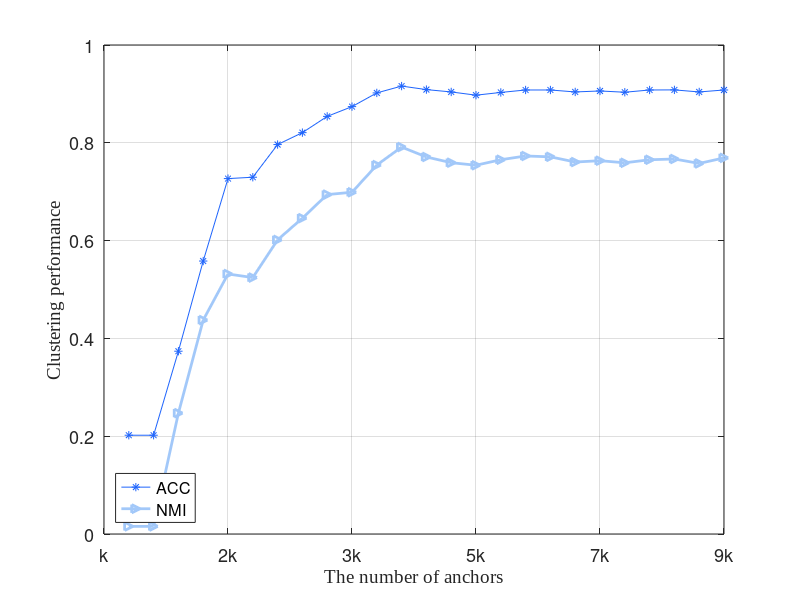

The MATLAB source for this figure:
clear;
clc;
% load('NGs222.mat')
%num=1:25;
num=1:25;
%num=['k','2k','3k','5k','7k','9k','10k'];
  optimal=[0.202000000000000,0.202000000000000,0.373800000000000,0.558200000000000,0.726800000000000,0.729600000000000,0.796400000000000,0.820800000000000,0.854000000000000,0.874000000000000,0.902000000000000,0.916000000000000,0.908800000000000,0.904000000000000,0.897400000000000,0.903000000000000,0.908000000000000,0.908000000000000,0.904000000000000,0.906000000000000,0.903400000000000,0.908000000000000,0.908200000000000,0.904000000000000,0.908000000000000];
  optimal2=[0.0156024445485962,0.0156024445485962,0.247208457010824,0.437442269828221,0.531704835228962,0.524411087940205,0.601457082782867,0.645968779536883,0.694092780661723,0.698881473728080,0.754473278127292,0.791289838908978,0.771013532354204,0.759315136140581,0.754117187496276,0.765402524868531,0.773045862842118,0.771298790468160,0.760670305540494,0.763391873448497,0.759130521429000,0.765329006272035,0.766918948073411,0.757814485436503,0.769149202969544];
  
% VBF=tensorzy;
%DFR=[5.92 5.6 4.7 4.1 3.1 3.1 2.6 ]*10^-1;
c=[30,100,252]/255;
d=[162,200,249]/255;
e=[252,200,0]/255;
f=[255,150,0]/255;
%'Color',[1 0 0]

%plot(num,optimal,'Color',d,'linewidth',2)
h=plot(num,optimal,num,optimal2,'linewidth',2);
%plot(num,optimal2,'r-o','linewidth',2)
set(h(1),'Marker','*')
set(h(1),'Color',c)
set(h(2),'Marker','>')
set(h(2),'Color',d)
% set(h(3),'Marker','s')
% set(h(3),'Color',e)
% set(h(4),'Marker','diamond')
% set(h(4),'Color',f)
set(gca,'XTickLabel',{'k','2k','3k','5k','7k','9k','10k'})
ylabel('\fontname{Times New Roman}\fontsize{19}Clustering performance');
xlabel('\fontname{Times New Roman}\fontsize{19}The number of anchors');
%xlabel('Iteration','fontsize',15)
%ylabel('Objective function value','fontsize',15)
set(gca,'FontSize',13);
grid on
legend('ACC','NMI','Purity','Fscore','Location','SouthWest')